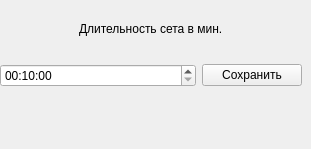
         <widget class="QWidget" name="tabWakePark">
          <attribute name="title">
           <string>WakePark</string>
          </attribute>
          <widget class="QWidget" name="verticalLayoutWidget_2">
           <property name="geometry">
            <rect>
             <x>0</x>
             <y>0</y>
             <width>302</width>
             <height>140</height>
            </rect>
           </property>
           <layout class="QVBoxLayout" name="verticalLayout_6">
            <item alignment="Qt::AlignHCenter">
             <widget class="QLabel" name="label_2">
              <property name="sizePolicy">
               <sizepolicy hsizetype="Fixed" vsizetype="Fixed">
                <horstretch>0</horstretch>
                <verstretch>0</verstretch>
               </sizepolicy>
              </property>
              <property name="text">
               <string>Длительность сета в мин.</string>
              </property>
             </widget>
            </item>
            <item>
             <layout class="QHBoxLayout" name="horizontalLayout_12">
              <item>
               <widget class="QTimeEdit" name="timeEdit">
                <property name="dateTime">
                 <datetime>
                  <hour>0</hour>
                  <minute>10</minute>
                  <second>0</second>
                  <year>2000</year>
                  <month>1</month>
                  <day>1</day>
                 </datetime>
                </property>
                <property name="currentSection">
                 <enum>QDateTimeEdit::HourSection</enum>
                </property>
                <property name="displayFormat">
                 <string>HH:mm:ss</string>
                </property>
                <property name="calendarPopup">
                 <bool>false</bool>
                </property>
               </widget>
              </item>
              <item>
               <widget class="QPushButton" name="pushButtonSaveSetTime">
                <property name="sizePolicy">
                 <sizepolicy hsizetype="Fixed" vsizetype="Fixed">
                  <horstretch>0</horstretch>
                  <verstretch>0</verstretch>
                 </sizepolicy>
                </property>
                <property name="minimumSize">
                 <size>
                  <width>100</width>
                  <height>20</height>
                 </size>
                </property>
                <property name="text">
                 <string>Сохранить</string>
                </property>
               </widget>
              </item>
             </layout>
            </item>
            <item>
             <spacer name="verticalSpacer_3">
              <property name="orientation">
               <enum>Qt::Vertical</enum>
              </property>
              <property name="sizeType">
               <enum>QSizePolicy::Fixed</enum>
              </property>
              <property name="sizeHint" stdset="0">
               <size>
                <width>20</width>
                <height>30</height>
               </size>
              </property>
             </spacer>
            </item>
           </layout>
          </widget>
         </widget>
